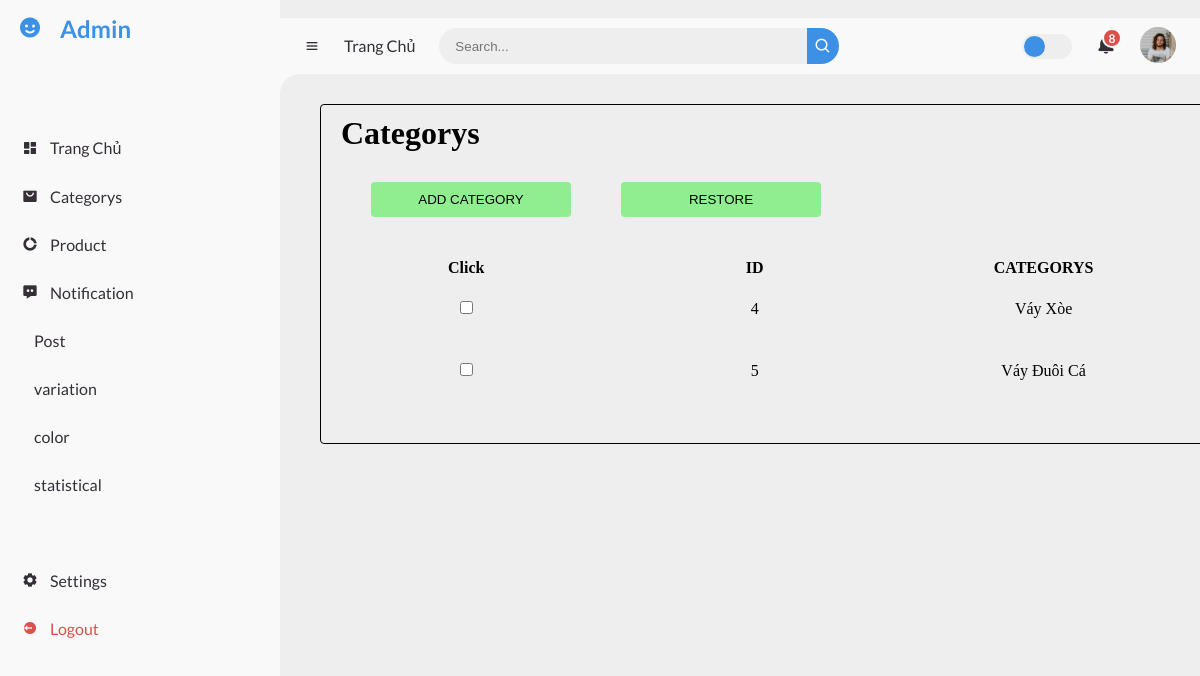
/admin/index.php?href=category (signed in), run on the app's committed database.
### tables this page shows
CREATE TABLE `category` (
  `id` int(11) NOT NULL,
  `name` varchar(255) NOT NULL,
  `description` varchar(255) NOT NULL,
  `option` int(11) NOT NULL DEFAULT 0
);

### admin/ControllerAD/CategoryController.php (called while the page is built, shortened)
<?php
require '../models/CategoryModel.php';
class CategoryController
{
    public $category;
    public function __construct()
    {
        $this->category = new CategoryModel();;
    }
    public function CategoryController()
    {
        $listCategory = $this->category->CategoryModel();
        include_once './View/category/list.php';
    }
}

### models/CategoryModel.php (called while the page is built, shortened)
<?php
require_once 'BaseModel.php';
class CategoryModel extends BaseModel
{
  public function CategoryModel()
  {
    $sql = "SELECT * FROM category WHERE option=0 ";
    return  $this->ProData($sql);
  }
}

### models/BaseModel.php (called while the page is built, shortened)
<?php
class BaseModel
{
    protected $connect;
    function __construct()
    {
        $this->connect = new PDO(
            "mysql:host=" . DBHOST
                . ";dbname=" . DBNAME,
            DBUSER,
            DBPASS
        );
    }
    function ProData($sql, $getDataALL = true)
    {
        $stmt = $this->connect->prepare($sql);
        $stmt->execute();
        if ($getDataALL) {
            return $stmt->fetchAll(PDO::FETCH_ASSOC);
        }
        return $stmt->fetch(PDO::FETCH_ASSOC);
    }
}

### admin/View/category/list.php (the view, shortened to what this page needs)
<html lang="en">
<head>
</head>
<body>
    <div class="ctn">
        <h1>Categorys</h1>
        <a href="?href=addCategory"><button>ADD CATEGORY</button></a><a href="?href=restoreCategory"><button>RESTORE</button></a>
        <table>
            <thead>
                <th>Click</th>
                <th>ID</th>
                <th>CATEGORYS</th>
                <th>OPTION</th>
            </thead>
            <tbody>
                <?php foreach ($listCategory as $value) : ?>
                    <tr>
                        <td><input type="checkbox" name="" id=""></td>
                        <td><?php echo $value['id'] ?></td>
                        <td><?php echo $value['name'] ?></td>
                        <td><a href="?href=deleteCategoryHard&id=<?php echo $value['id'] ?>"><button onclick="return confirm('Bạn muốn xóa ?')" class="delete">Delete</button></a>
                        </td>
                    </tr>
                <?php endforeach ?>
            </tbody>
        </table>
    </div>
</body>
</html>

### admin/Style/css/style.css (style rules this page uses)
* { margin: 0; padding: 0; box-sizing: border-box; }
a { text-decoration: none; }
:root { --poppins: 'Poppins', sans-serif; --lato: 'Lato', sans-serif; --light: #F9F9F9; --blue: #3C91E6; --light-blue: #CFE8FF; --grey: #eee; --dark-grey: #AAAAAA; --dark: #342E37; --red: #DB504A; --yellow: #FFCE26; --light-yellow: #FFF2C6; --orange: #FD7238; --light-orange: #FFE0D3; }
html { overflow-x: hidden; }
body { background: var(--grey); overflow-x: hidden; }

### admin/View/category/list.php (style rules this page uses)
.ctn { margin-left: 320px; margin-top: 30px; border: 1px solid black; width: 1160px; border-radius: 4px; height: auto; }
.ctn>h1 { margin: 10px 0 0 20px; }
th, tr { width: 290px; }
table { text-align: center; margin-top: 40px; margin-bottom: 40px; }
a>button { width: 200px; height: 35px; border: none; background-color: lightgreen; border-radius: 4px; margin-left: 50px; margin-top: 30px; }

### data on the page
category: id "4", name "Váy Xòe"
category: id "5", name "Váy Đuôi Cá"
